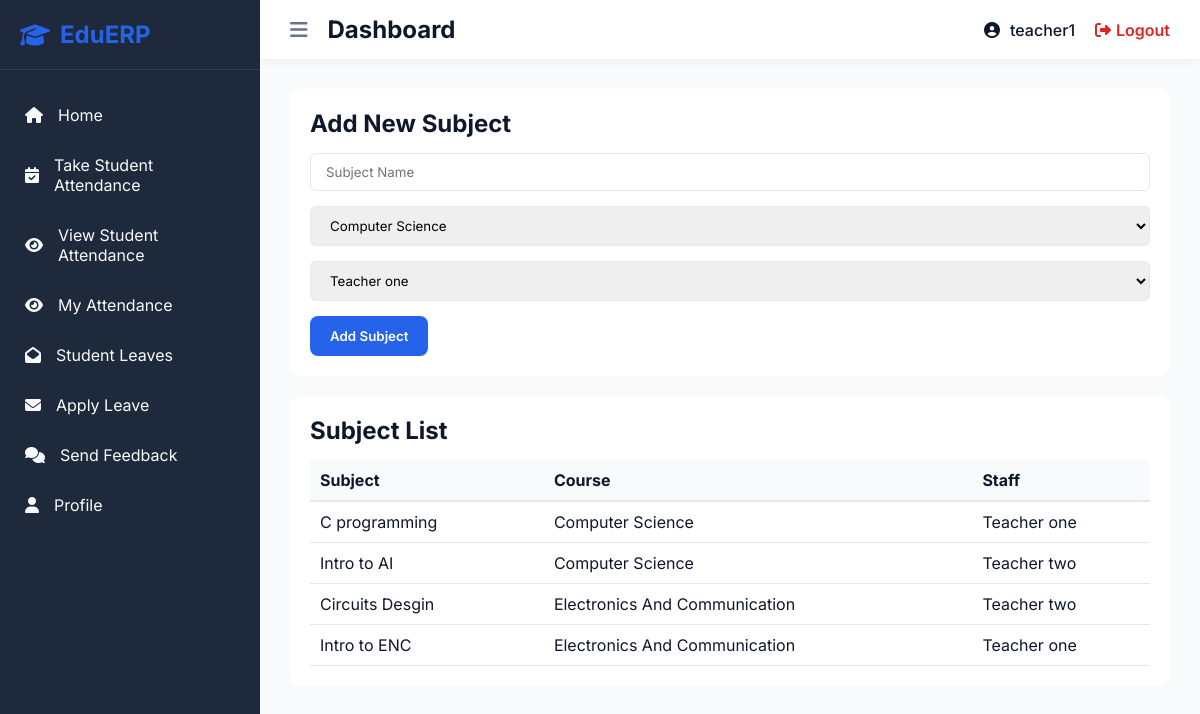
Screenshot of /management/manage_subject/ (signed in) with the database file from the repository.
### accounts/models.py (models this page shows)
class CustomUser(AbstractUser):
    USER_TYPE_CHOICES = ((1, "HOD"), (2, "Staff"), (3, "Student"))
    user_type = models.IntegerField(choices=USER_TYPE_CHOICES, default=1)
    class Meta:
        db_table = 'CUSTOM_USER_TABLE'

### management/models.py (models this page shows)
class Subject(models.Model):
    id = models.AutoField(primary_key=True)
    subject_name = models.CharField(max_length=255)
    course_id = models.ForeignKey(Course, on_delete=models.CASCADE)
    staff_id = models.ForeignKey(CustomUser, on_delete=models.CASCADE)
    created_at = models.DateTimeField(auto_now_add=True)
    updated_at = models.DateTimeField(auto_now=True)
    class Meta:
        db_table = 'SUBJECT_TABLE'

class Course(models.Model):
    id = models.AutoField(primary_key=True)
    course_name = models.CharField(max_length=255)
    created_at = models.DateTimeField(auto_now_add=True)
    updated_at = models.DateTimeField(auto_now=True)
    class Meta:
        db_table = 'COURSE_TABLE'

### management/views.py (the view)
# urls.py: path('manage_subject/', views.manage_subject, name='manage_subject'),
@login_required(login_url='/')
def manage_subject(request):
    return render(request, 'management/manage_subject.html', {
        'subjects': Subject.objects.all(),
        'courses': Course.objects.all(),
        'staffs': CustomUser.objects.filter(user_type=2),
    })

### management/templates/management/manage_subject.html (shortened to what this page needs)
{% extends 'base.html' %}
{% block content %}
<div class="content-section" style="background: white; padding: 20px; border-radius: 12px;">
    <h2>Add New Subject</h2>
    <form action="{% url 'add_subject_save' %}" method="POST" style="margin-top: 15px;">
        <input type="text" name="subject_name" placeholder="Subject Name" required class="form-input" style="margin-bottom: 15px;">
        <select name="course_id" required class="form-input" style="margin-bottom: 15px;">
            {% for course in courses %}<option value="{{ course.id }}">{{ course.course_name }}</option>{% endfor %}
        </select>
        <select name="staff_id" required class="form-input">
            {% for staff in staffs %}<option value="{{ staff.id }}">{{ staff.first_name }} {{ staff.last_name }}</option>{% endfor %}
        </select>
        <button type="submit" class="btn-primary" style="margin-top: 15px;">Add Subject</button>
    </form>
</div>
<div class="content-section" style="background: white; padding: 20px; border-radius: 12px; margin-top: 20px;">
    <h2>Subject List</h2>
    <table style="width: 100%; text-align: left; margin-top: 15px; border-collapse: collapse;">
        <tr style="background: var(--bg-color); border-bottom: 2px solid var(--border-color);">
            <th style="padding: 10px;">Subject</th><th>Course</th><th>Staff</th>
        </tr>
        {% for subject in subjects %}
        <tr style="border-bottom: 1px solid var(--border-color);">
            <td style="padding: 10px;">{{ subject.subject_name }}</td><td>{{ subject.course_id.course_name }}</td><td>{{ subject.staff_id.first_name }} {{ subject.staff_id.last_name }}</td>
        </tr>
        {% endfor %}
    </table>
</div>
{% endblock %}

### templates/base.html (shortened to what this page needs)
<!DOCTYPE html>
<html lang="en">
<head>
    <link rel="stylesheet" href="https://cdnjs.cloudflare.com/ajax/libs/font-awesome/6.4.0/css/all.min.css">
    <link rel="stylesheet" href="/static/css/style.css">
</head>
<body>
    <div class="app-container">
        <aside class="sidebar">
            <div class="sidebar-header">
                <h2><i class="fas fa-graduation-cap"></i> EduERP</h2>
            </div>
            <ul class="sidebar-menu">
                {% if request.user.user_type == 1 %}
                    <li><a href="{% url 'admin_home' %}"><i class="fas fa-home"></i> Home</a></li>
                    <li><a href="{% url 'manage_staff' %}"><i class="fas fa-users"></i> Staff</a></li>
                    <li><a href="{% url 'manage_student' %}"><i class="fas fa-user-graduate"></i> Students</a></li>
                    <li><a href="{% url 'manage_course' %}"><i class="fas fa-book"></i> Courses</a></li>
                    <li><a href="{% url 'manage_subject' %}"><i class="fas fa-book-open"></i> Subjects</a></li>
                    <li><a href="{% url 'admin_staff_attendance' %}"><i class="fas fa-calendar-check"></i> Staff Attendance</a></li>
                    <li><a href="{% url 'admin_leave_requests' %}"><i class="fas fa-envelope"></i> Leave Requests</a></li>
                    <li><a href="{% url 'admin_feedback_message' %}"><i class="fas fa-comments"></i> Feedback</a></li>
                {% elif request.user.user_type == 2 %}
                    <li><a href="{% url 'staff_home' %}"><i class="fas fa-home"></i> Home</a></li>
                    <li><a href="{% url 'staff_take_attendance' %}"><i class="fas fa-calendar-check"></i> Take Student Attendance</a></li>
                    <li><a href="{% url 'staff_view_attendance' %}"><i class="fas fa-eye"></i> View Student Attendance</a></li>
                    <li><a href="{% url 'staff_view_personal_attendance' %}"><i class="fas fa-eye"></i> My Attendance</a></li>
                    <li><a href="{% url 'staff_student_leave_requests' %}"><i class="fas fa-envelope-open"></i> Student Leaves</a></li>
                    <li><a href="{% url 'staff_apply_leave' %}"><i class="fas fa-envelope"></i> Apply Leave</a></li>
                    <li><a href="{% url 'staff_feedback' %}"><i class="fas fa-comments"></i> Send Feedback</a></li>
                {% endif %}
                <li><a href="{% url 'profile_view' %}"><i class="fas fa-user"></i> Profile</a></li>
            </ul>
        </aside>
        <div class="main-content">
            <header class="top-header">
                <div class="header-left">
                    <button id="toggle-sidebar" class="btn-icon"><i class="fas fa-bars"></i></button>
                    <h2>{% block page_title %}Dashboard{% endblock %}</h2>
                </div>
                <div class="header-right">
                    <div class="user-profile">
                        <i class="fas fa-user-circle"></i>
                        <a href="{% url 'profile_view' %}" style="text-decoration: none; color: inherit;">{{ request.user.username }}</a>
                    </div>
                    <a href="{% url 'logout_user' %}" class="btn-logout"><i class="fas fa-sign-out-alt"></i> Logout</a>
                </div>
            </header>
            <main class="page-content">
                {% block content %}
                {% endblock %}
            </main>
        </div>
    </div>
</body>
</html>

### static/css/style.css (style rules this page uses)
:root { --primary: #2563eb; --primary-hover: #1d4ed8; --secondary: #475569; --bg-color: #f8fafc; --card-bg: #ffffff; --text-main: #0f172a; --text-muted: #64748b; --border-color: #e2e8f0; --sidebar-bg: #1e293b; --sidebar-text: #f8fafc; --sidebar-hover: #334155; --sidebar-active: #475569; --success: #16a34a; --danger: #dc2626; --warning: #ca8a04; }
* { margin: 0; padding: 0; box-sizing: border-box; font-family: 'Inter', sans-serif; }
body { background-color: var(--bg-color); color: var(--text-main); }
.btn-primary { background: var(--primary); color: white; border: none; padding: 12px 20px; border-radius: 8px; cursor: pointer; font-weight: 600; transition: all 0.3s; }
.app-container { display: flex; min-height: 100vh; }
.sidebar { width: 260px; background: var(--sidebar-bg); color: var(--sidebar-text); transition: all 0.3s; position: fixed; height: 100vh; z-index: 100; }
.sidebar-header { padding: 20px; border-bottom: 1px solid rgba(255,255,255,0.1); }
.sidebar-header h2 { display: flex; align-items: center; gap: 10px; font-size: 24px; color: var(--primary); }
.sidebar-menu { list-style: none; padding: 20px 0; }
.sidebar-menu li a { display: flex; align-items: center; gap: 15px; padding: 15px 25px; color: var(--sidebar-text); text-decoration: none; transition: all 0.3s; }
.main-content { flex: 1; margin-left: 260px; transition: all 0.3s; }
.top-header { background: var(--card-bg); padding: 15px 30px; display: flex; justify-content: space-between; align-items: center; box-shadow: 0 2px 10px rgba(0,0,0,0.05); position: sticky; top: 0; z-index: 90; }
.header-left { display: flex; align-items: center; gap: 20px; }
.btn-icon { background: none; border: none; font-size: 20px; color: var(--text-muted); cursor: pointer; transition: color 0.3s; }
.header-right { display: flex; align-items: center; gap: 20px; }
.user-profile { display: flex; align-items: center; gap: 10px; font-weight: 500; }
.btn-logout { color: var(--danger); text-decoration: none; display: flex; align-items: center; gap: 5px; font-weight: 600; transition: opacity 0.3s; }
.page-content { padding: 30px; }
.form-input { width: 100%; padding: 10px 15px; border: 1px solid var(--border-color); border-radius: 6px; outline: none; font-family: 'Inter', sans-serif; }

### rows the page displays
CustomUser: user.username "teacher1"
Subject: subject_name "C programming", course_id.course_name "Computer Science", staff_id.first_name "Teacher", staff_id.last_name "one"
Subject: subject_name "Intro to AI", course_id.course_name "Computer Science", staff_id.first_name "Teacher", staff_id.last_name "two"
Subject: subject_name "Circuits Desgin", course_id.course_name "Electronics And Communication", staff_id.first_name "Teacher", staff_id.last_name "two"
Subject: subject_name "Intro to ENC", course_id.course_name "Electronics And Communication", staff_id.first_name "Teacher", staff_id.last_name "one"

### other values shown
form field course_id "Computer Science"
form field staff_id "Teacher one"
